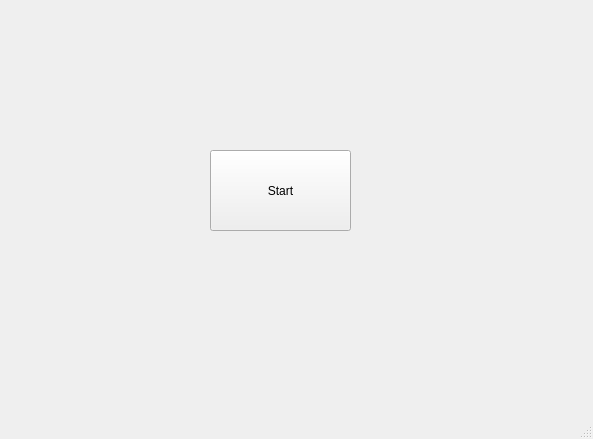
<?xml version="1.0" encoding="UTF-8"?>
<ui version="4.0">
 <class>MainWindow</class>
 <widget class="QMainWindow" name="MainWindow">
  <property name="geometry">
   <rect>
    <x>0</x>
    <y>0</y>
    <width>593</width>
    <height>439</height>
   </rect>
  </property>
  <property name="windowTitle">
   <string>MainWindow</string>
  </property>
  <widget class="QWidget" name="centralwidget">
   <widget class="QPushButton" name="pushButton">
    <property name="geometry">
     <rect>
      <x>210</x>
      <y>150</y>
      <width>141</width>
      <height>81</height>
     </rect>
    </property>
    <property name="text">
     <string>Start</string>
    </property>
    <property name="iconSize">
     <size>
      <width>30</width>
      <height>30</height>
     </size>
    </property>
   </widget>
  </widget>
  <widget class="QMenuBar" name="menubar">
   <property name="geometry">
    <rect>
     <x>0</x>
     <y>0</y>
     <width>593</width>
     <height>22</height>
    </rect>
   </property>
  </widget>
  <widget class="QStatusBar" name="statusbar"/>
 </widget>
 <resources/>
 <connections/>
</ui>
